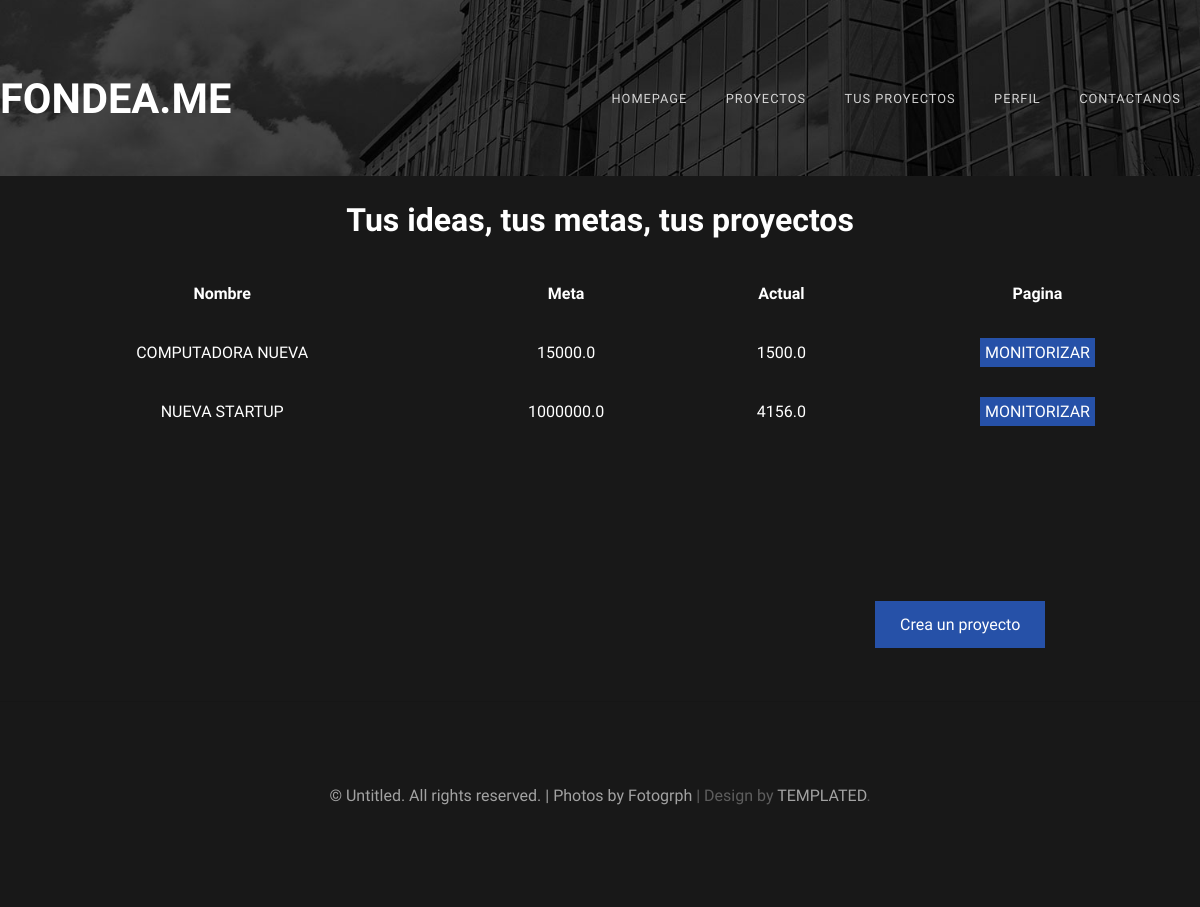
Page /your-proyects/sssfcv6sqaznchdyr on the committed database.
### proyectos/models.py (models this page shows)
class Proyect(models.Model):
    name = models.CharField(max_length=50)
    goal = models.FloatField()
    actual = models.FloatField()
    deadline = models.DateField(auto_now_add=False)
    description = models.CharField(max_length=1500)
    image = models.ImageField(default = 'null', upload_to = "Proyects")
    made = models.DateTimeField(auto_now_add = True)
    upload = models.DateTimeField(auto_now = True)
    category = models.ForeignKey("Category", verbose_name=("Category"), on_delete=models.CASCADE)
    userOwner = models.ForeignKey(User, verbose_name=("Owner"), related_name='Owner',on_delete=models.CASCADE)
    Patrons = models.ManyToManyField(User,
        through = 'Patron',
        through_fields = ('proyecto','patron'),
        verbose_name=("Patrons"),
        default = 'null')

### proyectos/views.py (the view)
# urls.py: path('your-proyects/<str:User>', proyecto.yourProyects, name = 'tusproyectos'),
def yourProyects(request, User):
    aux = ''
    for letra in User:
        if letra.isdigit():
            aux += letra
    userOwner_id = int(aux)
    proyects = Proyect.objects.filter(userOwner_id = userOwner_id)
    if request.GET:
        user = request.GET
    return render(request, 'yourproyects.html', {
        'User' : User,
        'proyects' : proyects
    })

### proyectos/templates/yourproyects.html (shortened to what this page needs)
{% extends 'layout.html' %}
{% block content %}
    <div class = "headerP">
        <h1>Tus ideas, tus metas, tus proyectos</h1>
        {% if proyects %}
            <div class = "procontainer">
                <table class = "proyectos">
                <thead>
                    <tr>
                        <th>Nombre</th>
                        <th>Meta</th>
                        <th>Actual</th>
                        <th>Pagina</th>
                    </tr>
                </thead>
                <tbody>
                {% for proyect in proyects %}
                <tr>
                    <td>{{proyect.name}}</td>
                    <td>{{proyect.goal}}</td>
                    <td>{{proyect.actual}}</td>
                    <td><a class = "myproyectlink" href ="{% url 'proyectoLoged' User proyect.id%}">MONITORIZAR<a/></td>
                <tr>
                {% endfor %}
                </table>
            </div>
        {% else %}
        <h1>Todavia no tienes ningun proyecto</h1>
        <h3>No esperes para compartir tus ideas</h3>
        {% endif %}
    </div>
    <div id = "linkP">
        <a class = "proyectlink" href ="{% url 'newproyect' User%}">Crea un proyecto<a/>
    </div>
{% endblock  %}

### proyectos/static/css/default.css (style rules this page uses)
html, body { height: 100%; }
body { margin: 0px; padding: 0px; background: #181818; font-family: 'Didact Gothic', sans-serif; font-size: 12pt; font-weight: 200; color: #FFF; }
.proyectlink { display: table; margin: 0 auto; margin: 0px 0px 0px 875px; }
.procontainer { width: 100%; }
h1, h2, h3 { margin: 0; padding: 0; }
a { color: #ee0000; }
.box1, .box2, .box3, { float: left; margin-right: 20px; }
#copyright a { text-decoration: none; color: rgba(255,255,255,0.6); }
#linkP { height: 100px; align-items: center; }
table { width:100%; }
table, th, td { border: 0px solid black; border-collapse: collapse; }
th, td { padding: 20px; text-align: center; }
tr { border-bottom: 1px; }
.myproyectlink:link, .myproyectlink:visited { background-color: #2651a8; color: white; text-decoration: none; padding: 5px; }
.headerP { height: 425px; }
.headerP h1, h3 { padding: 25px; text-align: center; }
.proyectlink:link, .proyectlink:visited { background-color: #2651a8; color: white; padding: 14px 25px; text-align: center; text-decoration: none; display: inline-block; }

### rows in the picture
Proyect: name "COMPUTADORA NUEVA", goal "15000.0", actual "1500.0"
Proyect: name "NUEVA STARTUP", goal "1000000.0", actual "4156.0"
